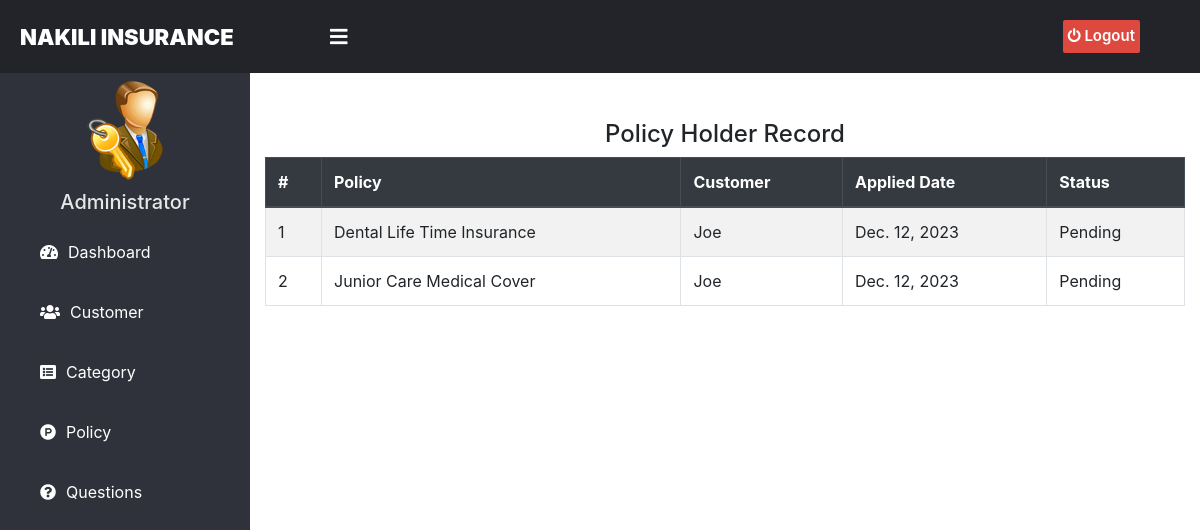
/admin-view-waiting-policy-holder, run on an earlier commit of the app's database.
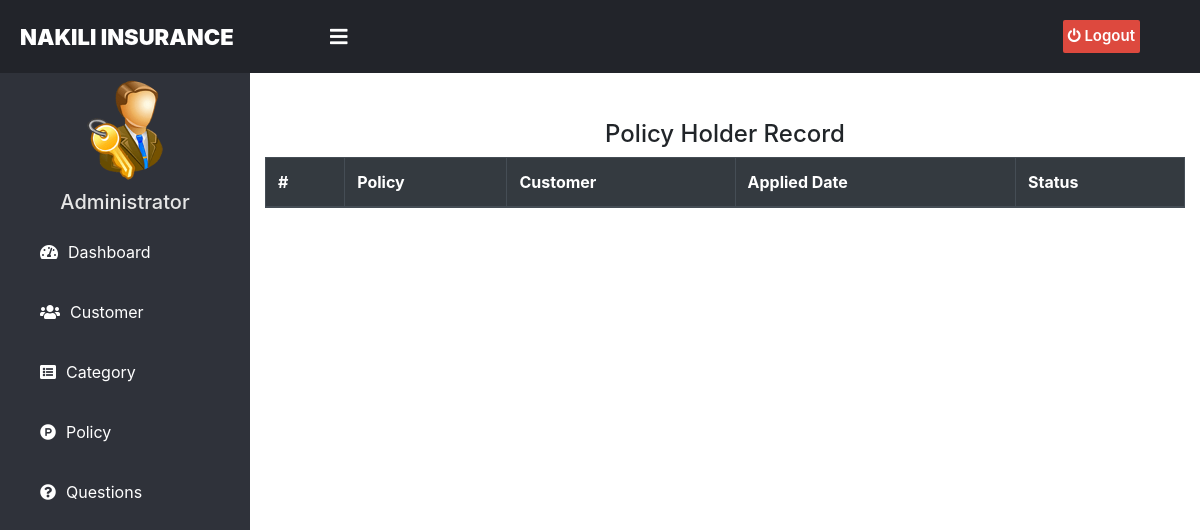
And on a later commit of the database.
### insurance/models.py (models this page shows, shortened)
class PolicyRecord(models.Model):
    customer= models.ForeignKey(Customer, on_delete=models.CASCADE)
    Policy= models.ForeignKey(Policy, on_delete=models.CASCADE)
    status = models.CharField(max_length=100,default='Pending')
    creation_date =models.DateField(auto_now=True)

class Policy(models.Model):
    category= models.ForeignKey('Category', on_delete=models.CASCADE)
    policy_name=models.CharField(max_length=200)
    sum_assurance=models.PositiveIntegerField()
    premium=models.PositiveIntegerField()
    tenure=models.PositiveIntegerField()
    creation_date =models.DateField(auto_now=True)
    def __str__(self):
        return self.policy_name

### customer/models.py (models this page shows, shortened)
class Customer(models.Model):
    user=models.OneToOneField(User,on_delete=models.CASCADE)
    profile_pic= models.ImageField(upload_to='profile_pic/Customer/',null=True,blank=True)
    address = models.CharField(max_length=40)
    mobile = models.CharField(max_length=20,null=False)
    def __str__(self):
        return self.user.first_name

### insurance/views.py (the view)
# urls.py: path('admin-view-waiting-policy-holder', views.admin_view_waiting_policy_holder_view,name='admin-view-waiting-policy-holder'),
def admin_view_waiting_policy_holder_view(request):
    policyrecords = models.PolicyRecord.objects.all().filter(status='Pending')
    return render(request,'insurance/admin_view_waiting_policy_holder.html',{'policyrecords':policyrecords})

### templates/insurance/admin_view_waiting_policy_holder.html (shortened to what this page needs)
{% extends 'insurance/adminbase.html' %}
{% block content %}
{%load static%}
<head>
  <link href="http://netdna.bootstrapcdn.com/bootstrap/4.0.0-beta/css/bootstrap.min.css" rel="stylesheet">
    <link rel="stylesheet" href="https://maxcdn.bootstrapcdn.com/bootstrap/4.4.1/css/bootstrap.min.css">
    <link href="https://maxcdn.bootstrapcdn.com/font-awesome/4.3.0/css/font-awesome.min.css" rel="stylesheet">
</head>
<div class="container">
  <div class="panel panel-primary">
    <div class="panel-heading">
      <h4 class="text-center">Policy Holder Record</h4>
    </div>
    <table class="table table-hover table-bordered table-striped" id="dev-table">
      <thead class="thead-dark">
        <tr>
        <th>#</th>
          <th>Policy</th>
          <th>Customer</th>
          <th> Applied Date</th>
          <th>Status</th>
        </tr>
      </thead>
      {% for t in policyrecords %}
      <tr>
        <td> {{ forloop.counter }}</td>
        <td> {{t.Policy}}</td>
        <td> {{t.customer}}</td>
        <td>{{t.creation_date}}</td>
        <td>{{t.status}}</td>
      </tr>
      {% endfor %}
    </table>
  </div>
</div>
<br><br><br><br><br><br>
{% endblock content %}

What changed in the data, as far as the page shows it:
no longer on this page (row edited): PolicyRecord: Policy "Dental Life Time Insurance", customer "Joe", creation_date "Dec. 12, 2023", status "Pending"
no longer on this page (row edited): PolicyRecord: Policy "Junior Care Medical Cover", customer "Joe", creation_date "Dec. 12, 2023", status "Pending"
